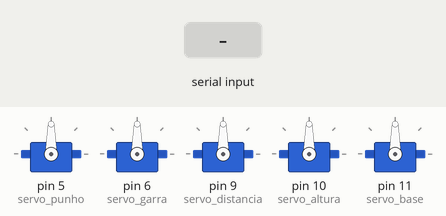
This sketch was run on a simulated Arduino Uno, built with avr-gcc and run on an emulated ATmega328P. On the bench: 5 × servo. The test bench sets the inputs (shaded band).

Above: at 1.2 s.
1.3 s: "B\n" received over Serial
At 2.5 s:
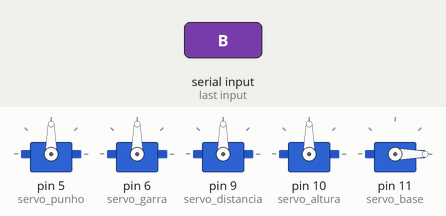
2.8 s: "G\n" received over Serial
At 3.9 s:
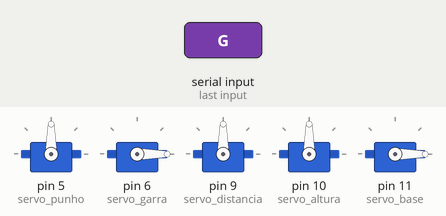
4.3 s: "A\n" received over Serial
At 5.0 s:
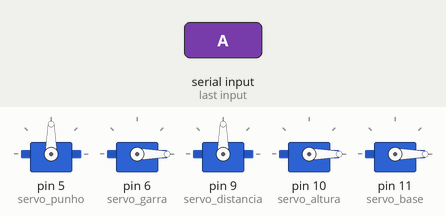
5.8 s: "D\n" received over Serial
At 6.2 s:
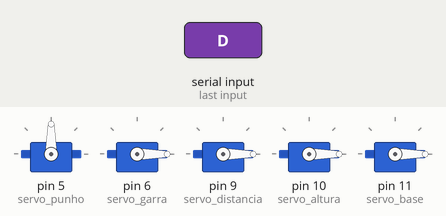
7.3 s: "P\n" received over Serial
At 8.5 s:
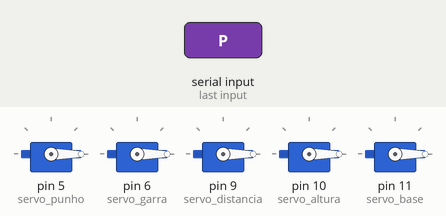
Timing chart, 0 to 9.8 s (numbered marks = the images above; inputs shaded):
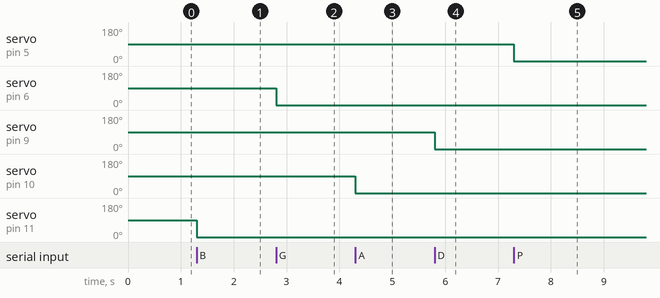

Measured:
- after the input at 1.3 s, servo on pin 11 (servo_base): 90° → 0° at once
- after the input at 2.8 s, servo on pin 6 (servo_garra): 90° → 0° at once
- after the input at 4.3 s, servo on pin 10 (servo_altura): 90° → 0° at once
- after the input at 5.8 s, servo on pin 9 (servo_distancia): 90° → 0° at once
- after the input at 7.3 s, servo on pin 5 (servo_punho): 90° → 0° at once

The sketch:

braco_robotico.ino
```cpp
#include <Servo.h>

Servo servo_base;
Servo servo_distancia;
Servo servo_altura;
Servo servo_garra;
Servo servo_punho;

String inputString = "";

void setup()
{
  Serial.begin(9600);
  servo_punho.attach(5, 1, 180);
  servo_garra.attach(6, 1, 180);
  servo_distancia.attach(9, 1, 180);
  servo_altura.attach(10, 1, 180);
  servo_base.attach(11, 1, 180);
  inputString.reserve(4);
  servo_base.write(90);
  servo_distancia.write(90);
  servo_altura.write(90);
  servo_garra.write(90);
  servo_punho.write(90);
}

void loop()
{

}

void executaComando(String identificadorServo, long valor) {
  if (identificadorServo == "B") {
    servo_base.write(valor);
  }else if (identificadorServo == "G") {
    servo_garra.write(valor);
  }else if (identificadorServo == "A") {
    servo_altura.write(valor);
  }else if (identificadorServo == "D") {
    servo_distancia.write(valor);
  }else if (identificadorServo == "P") {
    servo_punho.write(valor);
  }
}

void serialEvent() {
  while (Serial.available()) {
    char inChar = (char)Serial.read();
    inputString += inChar;
    if (inChar == '\n') {
      executaComando(inputString.substring(0, 1), (inputString.substring(1,4)).toInt());
      inputString = "";
    }
  }
}
```
